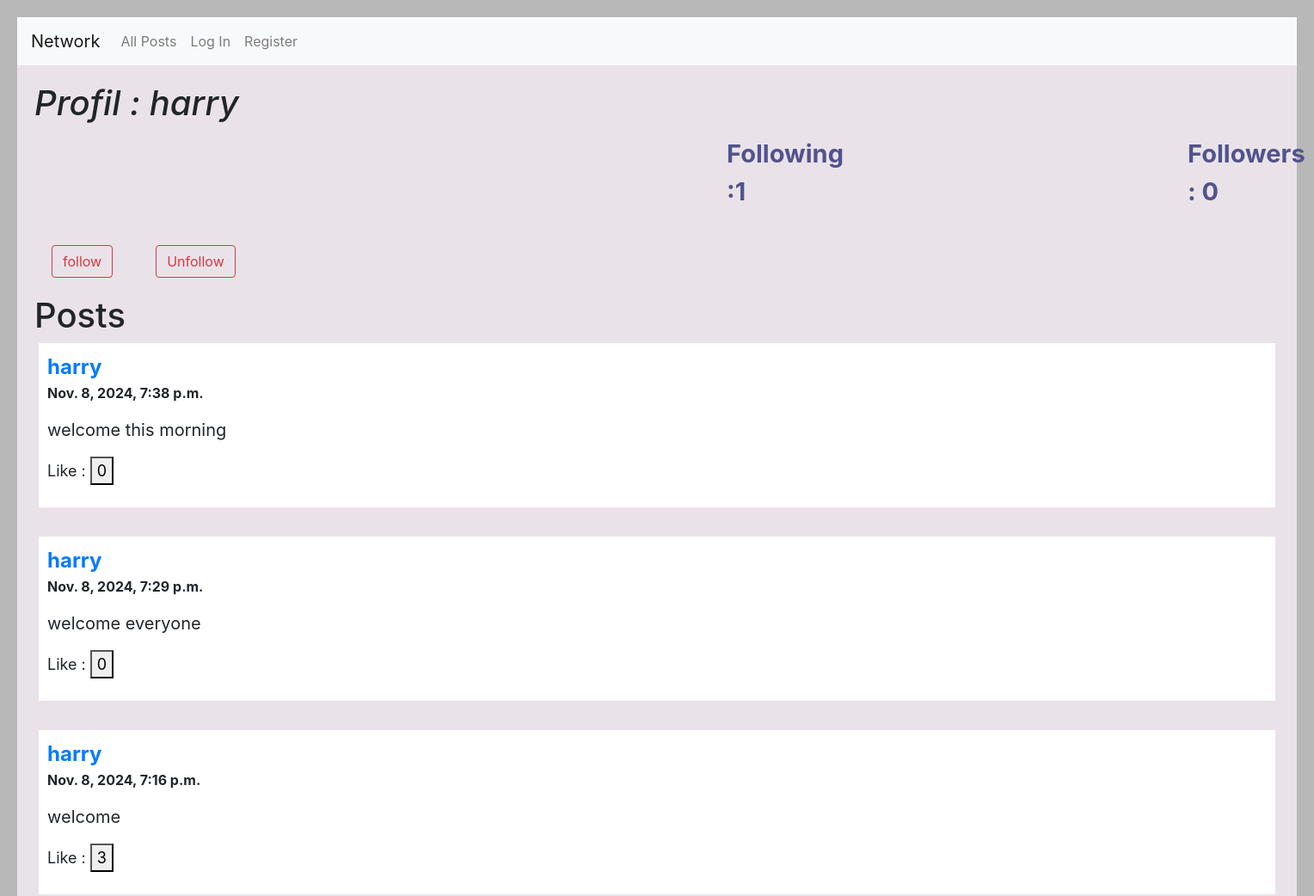
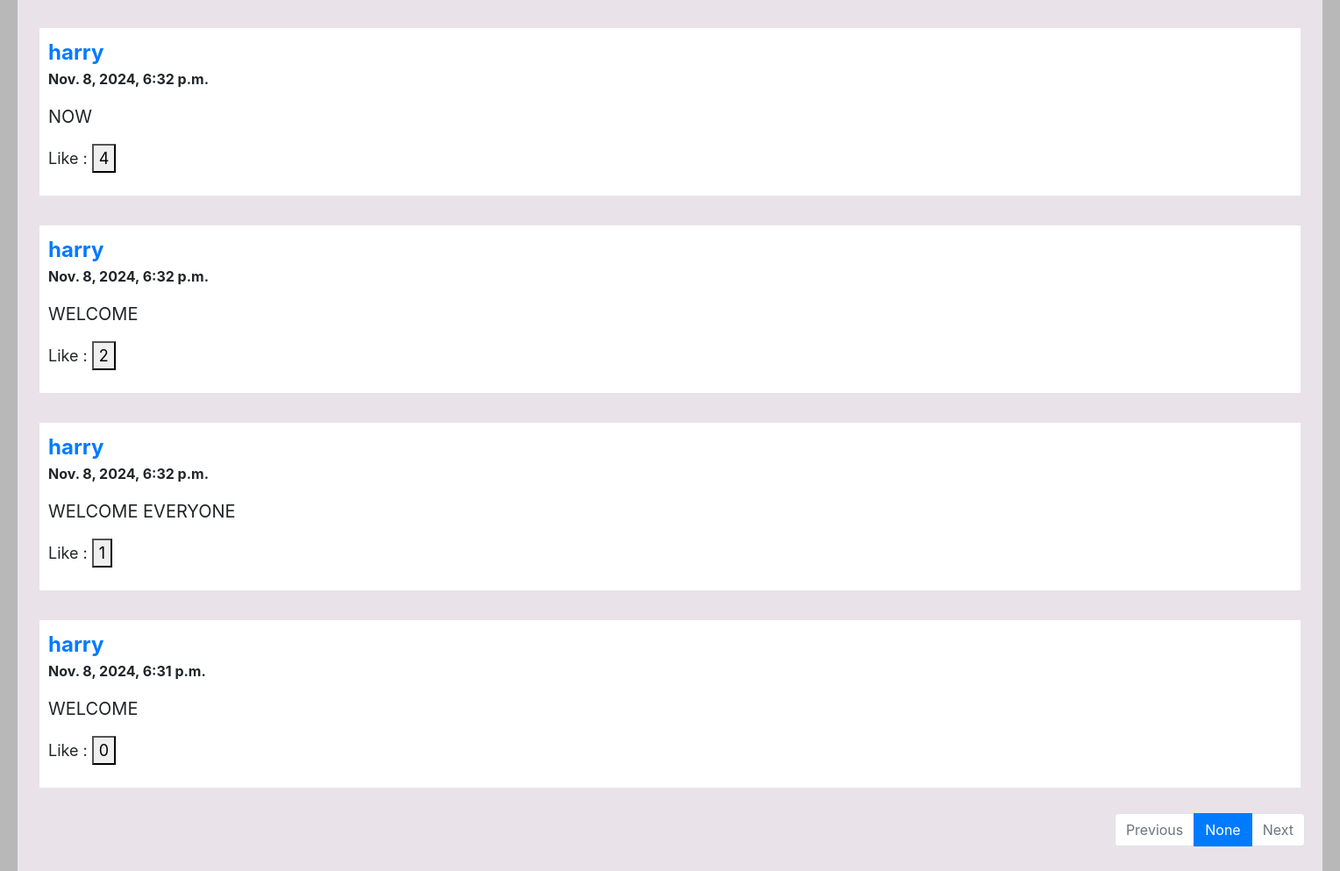
Page /profil/harry on the committed database (2 pictures, top to bottom).
### network/models.py (models this page shows, shortened)
class User(AbstractUser):
    pass

class Post(models.Model):
    user = models.ForeignKey("User", on_delete=models.CASCADE, related_name="emails")
    content = models.TextField(blank=True)
    timestamp = models.DateTimeField(auto_now_add=True)
    like = models.IntegerField(default=0)
    followers = models.ManyToManyField(User, through='follow' , through_fields=('post_fo', 'follower'),related_name='followed_post')
    liked_by =models.ManyToManyField(User,related_name ="liked_post",blank=True)

### network/views.py (the view)
# urls.py: path("profil/<str:name>", views.profil ,name="profil"),
@csrf_exempt
def profil(request,name):
     users= request.user
     user_name=User.objects.get(username=name)
     foll= follow.objects.filter(follower=user_name)
     following_users = [f.following for f in foll]
     following_nbr =len(following_users)
     follower_nbr=len(follow.objects.filter(following=user_name))
     userr = User.objects.get(username=name)
     post = Post.objects.filter(user=userr)
     post = post.order_by("-timestamp").all()
     paginator = Paginator(post, 10)
     page_number = request.GET.get('page')
     page_obj = paginator.get_page(page_number)
     return render(request, "network/profil.html",{
         "posts":post,
         "others":users,
         "userr":userr,
         "following_nbr":following_nbr,
         "follower_nbr":follower_nbr,
          'page_obj': page_obj,
         'page_number':page_number,
                  })

### network/templates/network/profil.html (shortened to what this page needs)
{% extends "network/layout.html" %}
{% load static %}
{% block body %}
<h1 style="font-style: italic;">Profil : {{userr.username}}</h1>
    <div id="profil1" style="display: flex; font-size: 29px; font-weight: bold; padding:5px ;color:#52528d">
       <p style="margin-left:800px ;">Following :{{following_nbr}}</p>
       <p style="margin-left:400px ;">Followers : {{follower_nbr}}</p>
      </div>
       {% if others != userr %}
       <div style="display: flex ; margin: 20px;">
        <form action="{% url 'follow' userr %}" method="POST" style="margin-right: 50px;">
            <button type="submit" class="btn btn-outline-danger">follow</button>
            </form>
            <form action="{% url 'unfollow' userr %}" method="POST">
              <button type="submit" class="btn btn-outline-danger">Unfollow</button>
              </form>
       </div>
       {% endif %}
        <h1>Posts </h1>
        {% for post in page_obj %}
              <div id="post-{{post.id}}" class="post ">
                <b style="font-size: 1.5em; margin-right: 1400px;"><a href="{%url 'profil' post.user %}" >{{post.user}} </a></b>
                <b> <p>{{post.timestamp}}</p></b>
                <p id="p-{{post.id}}" style="font-size: 20px;">{{post.content}}</p>
                <p style="font-size: 18px;">Like :
                  <button id="like-{{post.id}}" class="like" data-post-id="{{post.id}}">{{post.like}}</button></p>
        </div>
        <br>
         {% endfor %}
        <nav aria-label="Page navigation example">
            <ul class="pagination justify-content-end">
                {% if page_obj.has_previous %}
                <li ><a class="page-link" href="?page={{ page_obj.previous_page_number }}" >Previous</a></li>
                <li class="page-item"><a class="page-link" href="?page={{page_obj.previous_page_number }}">{{page_obj.previous_page_number }}</a></li>
                {% else %}
                <li class="page-item disabled"><span class="page-link " aria-disabled="true">Previous</span></li>
                {% endif %}
              <li class="page-item active"><a class="page-link" href="?page={{page_obj}}">{{page_number}}</a></li>
              {% if page_obj.has_next %}
              <li class="page-item"><a class="page-link" href="?page=3">{{page_obj.next_page_number  }}</a></li>
                <li class="page-item"><a class="page-link" href="?page={{ page_obj.next_page_number }}">Next</a>
                {% else %}
                <li class="page-item disabled"><span class="page-link page-item disabled" aria-disabled="true">Next</span>
                {% endif %}
              </li>
            </ul>
          </nav>
    </div>
{% endblock %}

### network/static/network/styles.css (style rules this page uses)
.post { background-color: white; margin: 5px; padding: 10PX; }
body { padding: 20px; background-color: rgb(185, 184, 185); }

### rows in the picture
User: username "harry"
Post: user "harry", timestamp "Nov. 8, 2024, 7:38 p.m.", content "welcome this morning", like "0"
Post: user "harry", timestamp "Nov. 8, 2024, 7:29 p.m.", content "welcome everyone", like "0"
Post: user "harry", timestamp "Nov. 8, 2024, 7:16 p.m.", content "welcome", like "3"
Post: user "harry", timestamp "Nov. 8, 2024, 6:32 p.m.", content "NOW", like "4"
Post: user "harry", timestamp "Nov. 8, 2024, 6:32 p.m.", content "WELCOME", like "2"
Post: user "harry", timestamp "Nov. 8, 2024, 6:32 p.m.", content "WELCOME EVERYONE", like "1"
Post: user "harry", timestamp "Nov. 8, 2024, 6:31 p.m.", content "WELCOME", like "0"

### other values in the picture
{{ following_nbr }} "1"
{{ follower_nbr }} "0"
{{ page_number }} "None"
